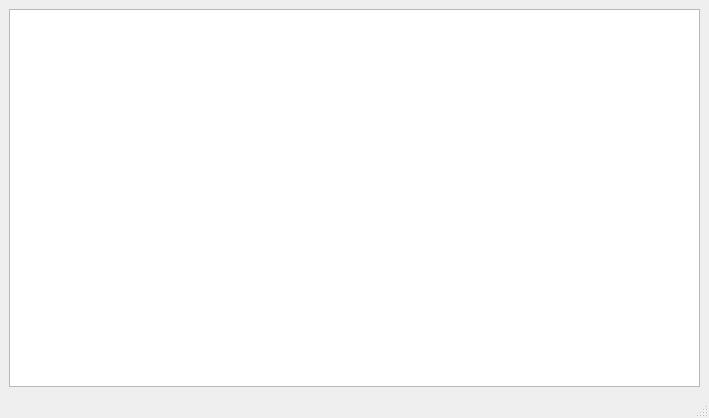
<?xml version="1.0" encoding="UTF-8"?>
<ui version="4.0">
 <class>adminPage</class>
 <widget class="QMainWindow" name="adminPage">
  <property name="geometry">
   <rect>
    <x>0</x>
    <y>0</y>
    <width>709</width>
    <height>418</height>
   </rect>
  </property>
  <property name="windowTitle">
   <string>MainWindow</string>
  </property>
  <widget class="QWidget" name="centralwidget">
   <layout class="QHBoxLayout" name="horizontalLayout">
    <item>
     <widget class="QTableView" name="tableView"/>
    </item>
   </layout>
  </widget>
  <widget class="QMenuBar" name="menubar">
   <property name="geometry">
    <rect>
     <x>0</x>
     <y>0</y>
     <width>709</width>
     <height>27</height>
    </rect>
   </property>
  </widget>
  <widget class="QStatusBar" name="statusbar"/>
 </widget>
 <resources/>
 <connections/>
</ui>
